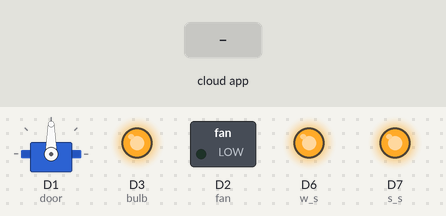
The sketch below on a simulated ESP8266 (NodeMCU). Parts: servo, switched loads named in the sketch (green lamp = pin HIGH), output pins drawn as LEDs (lit = HIGH). The inputs (shaded band) are chosen by the test bench. WiFi joins after 1.5 s; servers stay silent unless stated; no MQTT or app messages arrive unless stated; what the sketch prints to the serial monitor is not drawn.

Above: at 2.7 s.
2.8 s: the phone or cloud app sets light to 0
At 3.2 s:
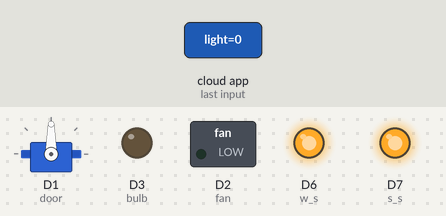
4.3 s: the phone or cloud app sets fan to 1
At 5.5 s:
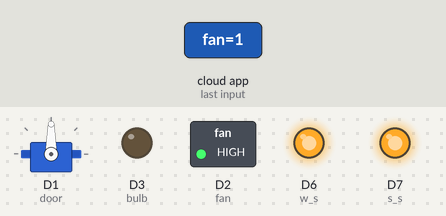
5.8 s: the phone or cloud app sets door to 0
At 6.8 s:
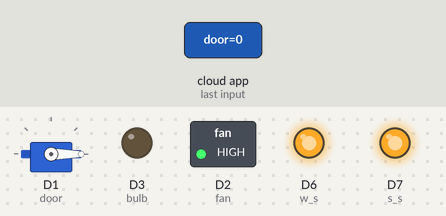
7.3 s: the phone or cloud app sets light to 1
At 8.1 s:
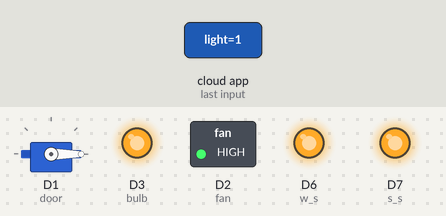
8.8 s: the phone or cloud app sets fan to 0
At 9.8 s:
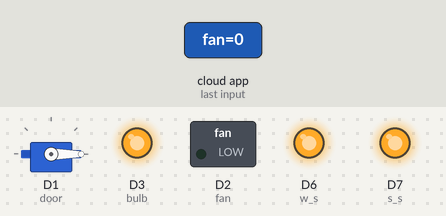
10.3 s: the phone or cloud app sets light to 0
At 11.0 s:
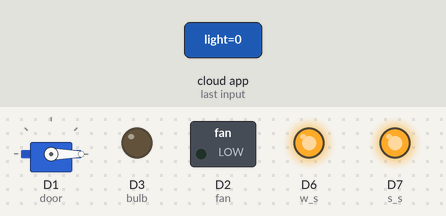
Timing chart, 0 to 12.8 s (numbered marks = the images above; inputs shaded):
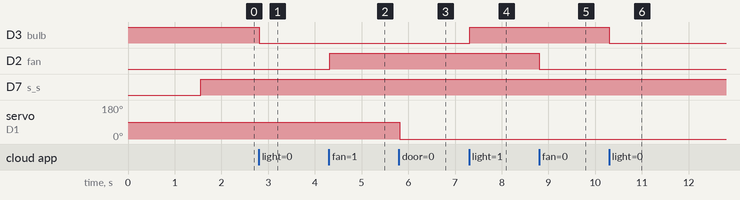

The sketch:

Google_asist_ifttt.ino
```cpp
#include <ESP8266WiFi.h>
#include "DHT.h"
#include <Servo.h>
#include "Adafruit_MQTT.h"
#include "Adafruit_MQTT_Client.h"
#define door D1
#define fan D2
#define bulb D3
#define w_s D6
#define s_s D7
#define WLAN_SSID       "smarthome"             // Your SSID
#define WLAN_PASS       "smarthome123"        // Your password
#define DHTPIN D4
#define DHTTYPE DHT11

/************************* Adafruit.io Setup *********************************/

#define AIO_SERVER      "io.adafruit.com" //Adafruit Server
#define AIO_SERVERPORT  1883
#define AIO_USERNAME    "vishnupriya60"            // Username
#define AIO_KEY         "d553d34d84b646429533f8113c4f97db"   // Auth Key

DHT dht(DHTPIN, DHTTYPE);
//WIFI CLIENT
WiFiClient client;
Adafruit_MQTT_Client mqtt(&client, AIO_SERVER, AIO_SERVERPORT, AIO_USERNAME, AIO_KEY);
Servo myservo;

Adafruit_MQTT_Publish temp = Adafruit_MQTT_Publish(&mqtt, AIO_USERNAME "/feeds/temp");


Adafruit_MQTT_Subscribe Light1 = Adafruit_MQTT_Subscribe(&mqtt, AIO_USERNAME"/feeds/light");
Adafruit_MQTT_Subscribe door1 = Adafruit_MQTT_Subscribe(&mqtt, AIO_USERNAME"/feeds/door");
Adafruit_MQTT_Subscribe fan1 = Adafruit_MQTT_Subscribe(&mqtt, AIO_USERNAME"/feeds/fan");
void MQTT_connect();


void setup()
{
  Serial.begin(115200);
  myservo.attach(door);
  myservo.write(90);
  pinMode(bulb, OUTPUT);
  pinMode(fan, OUTPUT);
  dht.begin();
  pinMode(w_s, OUTPUT);
  pinMode(s_s, OUTPUT);
  digitalWrite(bulb,HIGH);
  // Connect to WiFi access point.
  Serial.println(); Serial.println();
  Serial.print("Connecting to ");
  Serial.println(WLAN_SSID);

  WiFi.begin(WLAN_SSID, WLAN_PASS);
  while (WiFi.status() != WL_CONNECTED)
 {
      delay(500);
     Serial.print(".");
              }
  Serial.println();
  Serial.println("WiFi connected");
  digitalWrite(w_s,HIGH);
  Serial.println("IP address: ");
  Serial.println(WiFi.localIP());
  mqtt.subscribe(&Light1);
  mqtt.subscribe(&fan1);
  mqtt.subscribe(&door1);


}
void loop()
{
  MQTT_connect();
  Adafruit_MQTT_Subscribe *subscription;
  while ((subscription = mqtt.readSubscription(20000)))
{
    if (subscription == &Light1)
 {
      Serial.print(F("Got: light"));
      Serial.println((char *)Light1.lastread);
      int Light_State = atoi((char *)Light1.lastread);
      digitalWrite(bulb, Light_State);
     }
     else if (subscription == &fan1)
     {
      Serial.print(F("Got:fan "));
      Serial.println((char *)fan1.lastread);
      int fan_State = atoi((char *)fan1.lastread);
      digitalWrite(fan, fan_State);
     }
     else if (subscription == &door1)
     {
      Serial.print(F("Got:door "));
      Serial.println((char *)door1.lastread);
      int door_State = atoi((char *)door1.lastread);
      myservo.write(door_State);
     }
           }
     float t = dht.readTemperature();
     if (! temp.publish(t)) {
      Serial.println(F("Failed"));
    } else {
      Serial.println(F("OK!"));
    }

}
void MQTT_connect()
 {
  int8_t ret;
  if (mqtt.connected())
{
    return;
                     }

  Serial.print("Connecting to MQTT... ");
  uint8_t retries = 3;
  while ((ret = mqtt.connect()) != 0)
{
    Serial.println(mqtt.connectErrorString(ret));
    Serial.println("Retrying MQTT connection in 5 seconds...");
    mqtt.disconnect();
    delay(5000);
    retries--;
    if (retries == 0)
    {
            while (1);
                }
  }
  Serial.println("MQTT Connected!");
  digitalWrite(s_s,HIGH);
}
```

Measured:
- after the input at 2.8 s, D3 (bulb): HIGH → LOW at once
- after the input at 4.3 s, D2 (fan): LOW → HIGH at once
- after the input at 5.8 s, servo on D1 (door): 90° → 0° at once
- after the input at 7.3 s, D3 (bulb): LOW → HIGH at once
- after the input at 8.8 s, D2 (fan): HIGH → LOW at once
- after the input at 10.3 s, D3 (bulb): HIGH → LOW at once
